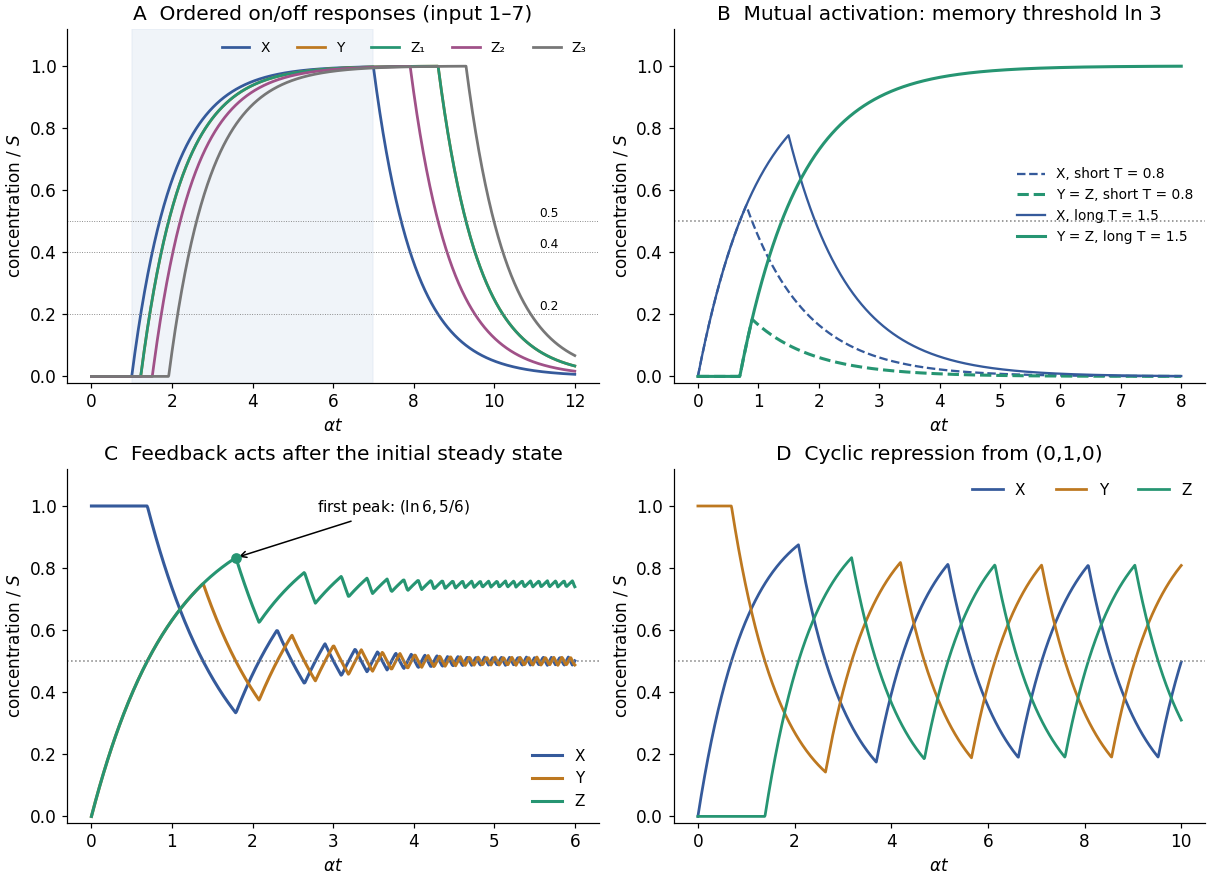

The Python source for this figure:
"""Original dimensionless threshold-model trajectories; Python 3.14."""
from pathlib import Path
import numpy as np
import matplotlib
matplotlib.use('Agg')
import matplotlib.pyplot as plt
plt.rcParams.update({'font.size': 11, 'axes.spines.top': False, 'axes.spines.right': False})
fig, axes = plt.subplots(2, 2, figsize=(11, 8), layout='constrained', facecolor='white')
colors = ['#355a9b', '#bd7820', '#269572', '#a05188', '#777777']
def simulate(mode, end, duration=0):
    dt = .0005
    t = np.arange(0, end+dt/2, dt)
    v = np.zeros((len(t), 5 if mode=='a' else 3))
    if mode=='c': v[0, 0] = 1
    if mode=='d': v[0, 1] = 1
    decay = np.exp(-dt)
    for i in range(len(t)-1):
        x,y,z = v[i,:3]
        if mode=='a': p = np.array([float(1 <= t[i] < 7), x>.2, x>.2, x>.4, y>.5])
        elif mode=='b': p = np.array([float(t[i]<duration), (x>.5 or z>.5), (x>.5 or y>.5)])
        elif mode=='c': p = np.array([y<.5, x>.5, (x>.5 or y>.5)])
        else: p = np.array([z<.5, x<.5, y<.5])
        v[i+1] = p+(v[i]-p)*decay
    return t[::20], v[::20]
a=axes[0,0]
t,v=simulate('a',12)
for j,label in enumerate(['X','Y','Z₁','Z₂','Z₃']): a.plot(t,v[:,j],label=label,color=colors[j],lw=1.8)
for h in [.2,.4,.5]: a.axhline(h,color='grey',lw=.6,ls=':'); a.text(11.6,h+.015,f'{h}',ha='right',fontsize=8)
a.axvspan(1,7,color='#dbe4f0',alpha=.4)
a.set(title='A  Ordered on/off responses (input 1–7)')
a.legend(ncol=5,loc='upper right',frameon=False,fontsize=9)
a=axes[0,1]
for T,ls,label in [(.8,'--','short T = 0.8'),(1.5,'-','long T = 1.5')]:
    t,v=simulate('b',8,T)
    a.plot(t,v[:,0],ls,color=colors[0],label='X, '+label)
    a.plot(t,v[:,1],ls,color=colors[2],label='Y = Z, '+label,lw=2)
a.axhline(.5,color='grey',ls=':',lw=1)
a.set(title='B  Mutual activation: memory threshold ln 3')
a.legend(frameon=False,fontsize=9)
a=axes[1,0]
t,v=simulate('c',6)
for j,label in enumerate(['X','Y','Z']): a.plot(t,v[:,j],color=colors[j],label=label,lw=2)
a.axhline(.5,color='grey',ls=':',lw=1)
a.scatter([np.log(6)],[5/6],color=colors[2],zorder=5)
a.annotate(r'first peak: $(\ln 6,5/6)$', (np.log(6),5/6),(2.8,.98), arrowprops={'arrowstyle':'->'},fontsize=10)
a.set(title='C  Feedback acts after the initial steady state')
a.legend(frameon=False,fontsize=10,loc='lower right')
a=axes[1,1]
t,v=simulate('d',10)
for j,label in enumerate(['X','Y','Z']): a.plot(t,v[:,j],color=colors[j],label=label,lw=1.8)
a.axhline(.5,color='grey',ls=':',lw=1)
a.set(title='D  Cyclic repression from (0,1,0)')
a.legend(frameon=False,fontsize=10,ncol=3)
for a in axes.flat:
    a.set(xlabel=r'$\alpha t$',ylabel=r'concentration / $S$',ylim=(-.02,1.12))
fig.savefig(Path.cwd()/Path(__file__).with_suffix('.png').name,dpi=110,facecolor='white')
